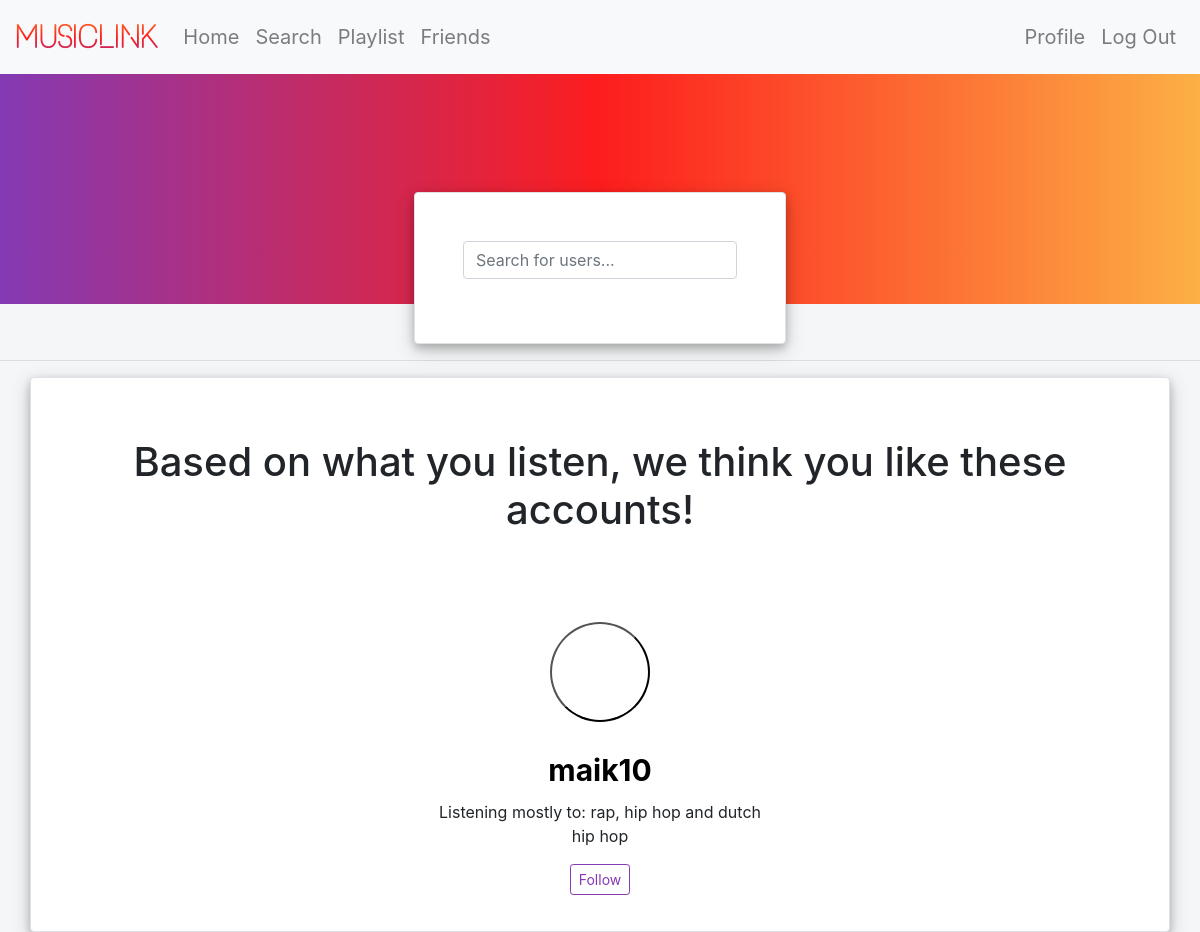
/friends (signed in), run on an earlier commit of the app's database.
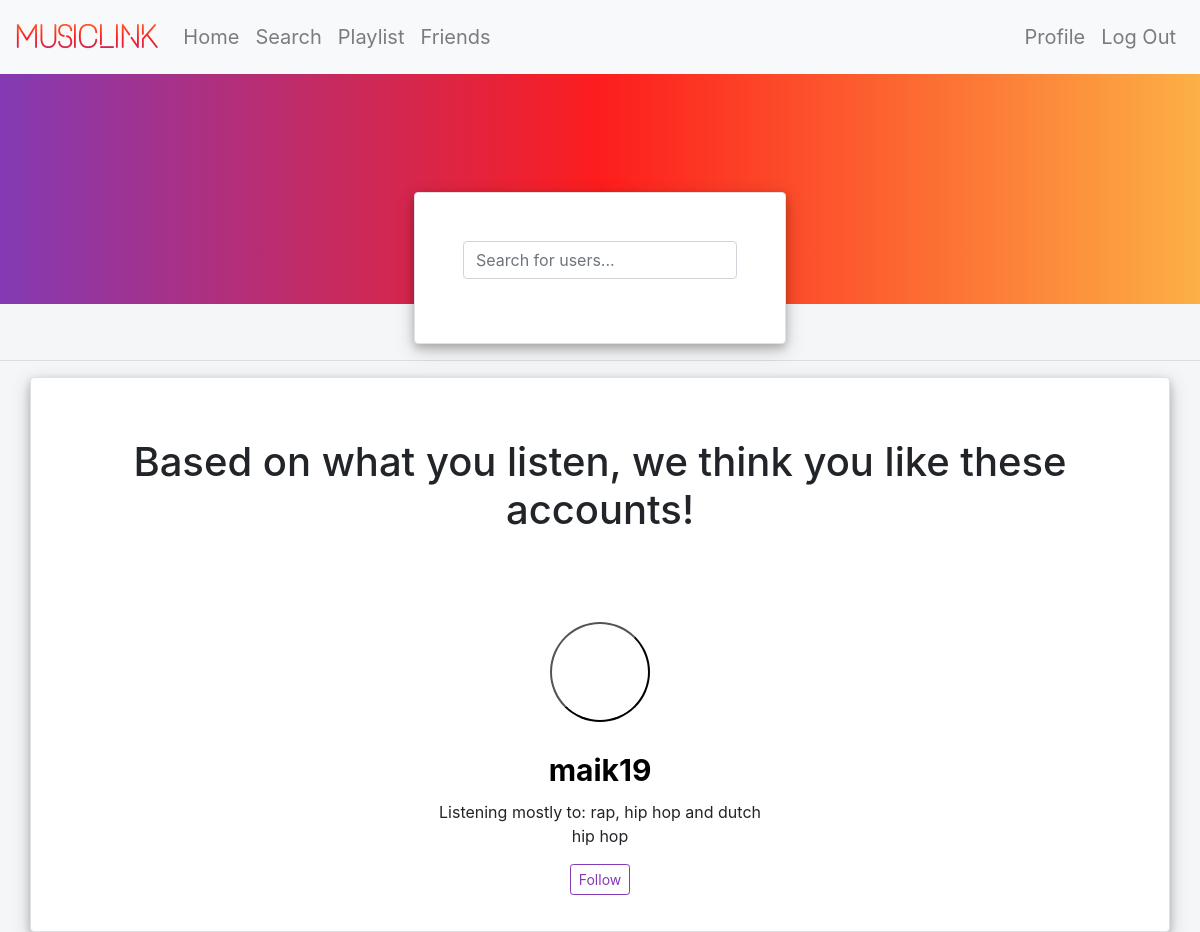
And on a later commit of the database.
### tables this page shows
CREATE TABLE 'top' ('userid' integer, 'artist1' text, 'artist2' text, 'artist3' text, 'artist4' text, 'artist5' text, 'track1' text, 'track2' text, 'track3' text, 'track4' text, 'track5' text, 'genre1' text, 'genre2' text, 'genre3' text);

CREATE TABLE 'users' ('userid' integer PRIMARY KEY AUTOINCREMENT NOT NULL, 'username' text, 'hash' text, 'spotifyid' text, 'profilepic' text);

### application.py (the view)
@app.route('/friends', methods=["GET"])
@login_required
def friends():
    following = get_following()
    potential_friends = get_potential_friends(following)
    return render_template("friends.html", potential_friends=potential_friends, following=following)

### helpers.py (called while the page is built)
def login_required(f):
    @wraps(f)
    def decorated_function(*args, **kwargs):
        if session.get("user_id") is None:
            return redirect("/")
        return f(*args, **kwargs)
    return decorated_function

def get_following():
    followinglist = db.execute("SELECT followeduserid FROM following WHERE followuserid = :userid", userid=session['user_id'])
    following = []
    if len(followinglist) != 0:
        following = [followed['followeduserid'] for followed in followinglist]
    return following

### templates/friends.html (shortened to what this page needs)
{% extends "layout.html" %}
{% block main %}
    <div class="row flex animate-bottom" style="align-items: center">
        <div class="col-sm"></div>
        <div class="col-">
            <form action="/search" method="post" class="blocks shadowdiv" style="padding: 3em; margin-top: 2em;">
                <div class="form-group">
                    <input autocomplete="off" autofocus class="form-control" id="search" name="search" placeholder="Search for users..." type="text">
                </div>
            </form>
        </div>
        <div class="col-sm"></div>
    </div>
    {% if potential_friends %}
    <hr class="featurette-divider">
    <div class="container marketing blocks shadowdiv animate-bottom">
        <h1 id="friendspage">Based on what you listen, we think you like these accounts!</h1>
        <div class="row">
            {% if potential_friends|length < 3 %}
                <div class="col-sm"></div>
            {% endif %}
            {% for user in potential_friends %}
                <div class="col-lg-4">
                    <form action="/profile" method="post">
                        <button type="submit" value="{{ user['name'] }}" name="username" class="center-cropped" style="background: url({{ user['img'] }}); background-position: center center; background-size: cover; cursor: pointer"></button>
                    </form>
                    <form action="/profile" method="post">
                        <input type="submit" class="btn default" value="{{ user['name'] }}" name='username' style="background-color: inherit; font-size: 30px; font-weight: bold">
                    </form>
                    <p>Listening mostly to: {{ user['genre1'] }}, {{ user['genre2'] }} and {{ user['genre3'] }}</p>
                    <p>
                    <button type="submit" class="btn btn-outline-light buttons-outline btn-sm" value="{{ user['name'] }}" onclick="changeButton(this)" name='follow'>Follow</button>
                    </p>
                </div>
            {% endfor %}
            {% if potential_friends|length < 3 %}
                <div class="col-sm"></div>
            {% endif %}
        </div>
    </div>
    {% endif %}
{% endblock %}

### templates/layout.html (shortened to what this page needs)
<!DOCTYPE html>
<head>
    <link href="/static/styles.css" rel="stylesheet">
    <link href="https://stackpath.bootstrapcdn.com/bootstrap/4.1.3/css/bootstrap.min.css" rel="stylesheet">
</head>
<body>
    <nav class="navbar fixed-top navbar-expand-md navbar-light bg-light">
        <a href="/home" class="navbar-brand" id="brand">MusicLink</a>
        <div class="collapse navbar-collapse" id="navbar">
            {% if session.user_id %}
                <ul class="navbar-nav mr-auto">
                    <li id="navitem" class="nav-item"><a class="nav-link" href="/home">Home</a></li>
                    <li id="navitem" class="nav-item"><a class="nav-link" href="/search">Search</a></li>
                    <li id="navitem" class="nav-item"><a class="nav-link" href="/playlist">Playlist</a></li>
                    <li id="navitem" class="nav-item"><a class="nav-link" href="/friends">Friends</a></li>
                </ul>
                <ul class="navbar-nav ml-auto">
                    <li id="navitem" class="nav-item"><a class="nav-link" href="/ownprofile">Profile</a></li>
                    <li id="navitem" class="nav-item"><a class="nav-link" href="/logout">Log Out</a></li>
                </ul>
            {% else %}
                <ul class="navbar-nav ml-auto">
                    <li id="navitem" class="nav-item"><a class="nav-link" href="/authorise">Register</a></li>
                    <li id="navitem" class="nav-item"><a class="nav-link" onclick="openLogin()" style="cursor: pointer;">Log In</a></li>
                </ul>
            {% endif %}
        </div>
    </nav>
    <header>
        <div class="background"></div>
    </header>
    <main>
        {% block main %}{% endblock %}
    </main>
</body>

### static/styles.css (style rules this page uses)
#brand { background: -webkit-linear-gradient(90deg, rgba(131,58,180,1) 0%, rgba(253,29,29,1) 50%, rgba(252,176,69,1) 100%); -webkit-background-clip: text; -webkit-text-fill-color: transparent; font-family: one_dayregular; font-size: 200%; }
#navitem { font-size: 125%; }
main { text-align: center; padding-top: 3em; position: absolute; top: 7em; width: 100%; }
main .form-control { display: inline-block; width: auto; }
body { max-width: 100%; overflow-x: hidden; padding-top: 4em; background-color: #f5f6f7 !important; }
.center-cropped { width: 100px; height: 100px; background-position: center center; background-repeat: no-repeat; background-size: cover; border-radius: 50%; margin: auto; }
.shadowdiv { box-shadow: 0 4px 8px 0 rgba(0, 0, 0, 0.2), 0 6px 20px 0 rgba(0, 0, 0, 0.19); }
.blocks { padding: 20px; margin-right: 7em; margin-left: 7em; background-color: white; border: 1px solid #DFE1E6; border-radius: 4px; }
.background { background: linear-gradient(90deg, rgba(131,58,180,1) 0%, rgba(253,29,29,1) 50%, rgba(252,176,69,1) 100%); height: 15em; position: relative; }
.animate-bottom { position: relative; -webkit-animation-name: animatebottom; -webkit-animation-duration: 1s; animation-name: animatebottom; animation-duration: 1s }
.buttons-outline { border-color: rgba(131,58,180,1) !important; color: rgba(131,58,180,1) !important; }
#friendspage { padding-bottom: 2em; padding-top: 1em; }

What changed in the data, as far as the page shows it:
changed top "rap": username "maik10" → "maik19"
